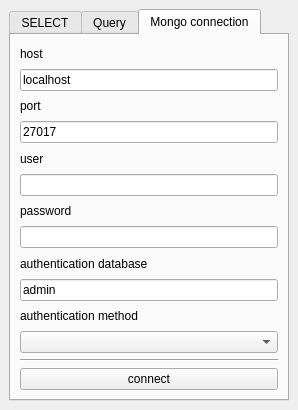
<?xml version="1.0" encoding="UTF-8"?>
<ui version="4.0">
 <class>mongolizer_layerDockWidgetBase</class>
 <widget class="QDockWidget" name="mongolizer_layerDockWidgetBase">
  <property name="geometry">
   <rect>
    <x>0</x>
    <y>0</y>
    <width>298</width>
    <height>410</height>
   </rect>
  </property>
  <property name="windowTitle">
   <string>mongo_memorizer</string>
  </property>
  <widget class="QWidget" name="dockWidgetContents">
   <layout class="QHBoxLayout" name="horizontalLayout">
    <item>
     <widget class="QTabWidget" name="tabWidget">
      <property name="currentIndex">
       <number>2</number>
      </property>
      <widget class="QWidget" name="tab_3">
       <attribute name="title">
        <string>SELECT</string>
       </attribute>
       <layout class="QVBoxLayout" name="verticalLayout">
        <item>
         <widget class="QLabel" name="label">
          <property name="maximumSize">
           <size>
            <width>304</width>
            <height>16777215</height>
           </size>
          </property>
          <property name="text">
           <string>database</string>
          </property>
         </widget>
        </item>
        <item>
         <widget class="QComboBox" name="input_database_name">
          <property name="maximumSize">
           <size>
            <width>304</width>
            <height>16777215</height>
           </size>
          </property>
         </widget>
        </item>
        <item>
         <widget class="QLabel" name="label_2">
          <property name="maximumSize">
           <size>
            <width>304</width>
            <height>16777215</height>
           </size>
          </property>
          <property name="text">
           <string>collection</string>
          </property>
         </widget>
        </item>
        <item>
         <widget class="QComboBox" name="input_select_collection">
          <property name="maximumSize">
           <size>
            <width>304</width>
            <height>16777215</height>
           </size>
          </property>
         </widget>
        </item>
        <item>
         <widget class="QLabel" name="label_3">
          <property name="text">
           <string>geometry &quot;column&quot;</string>
          </property>
         </widget>
        </item>
        <item>
         <widget class="QLineEdit" name="input_geom_coll">
          <property name="text">
           <string>geometry</string>
          </property>
         </widget>
        </item>
        <item>
         <widget class="QLabel" name="label_7">
          <property name="text">
           <string>SRID</string>
          </property>
         </widget>
        </item>
        <item>
         <widget class="QLineEdit" name="input_srid">
          <property name="text">
           <string>4326</string>
          </property>
         </widget>
        </item>
        <item>
         <widget class="QCheckBox" name="input_canvas_filter">
          <property name="enabled">
           <bool>false</bool>
          </property>
          <property name="text">
           <string>filter by map window</string>
          </property>
         </widget>
        </item>
        <item>
         <widget class="QLabel" name="label_8">
          <property name="text">
           <string>limit</string>
          </property>
         </widget>
        </item>
        <item>
         <widget class="QLineEdit" name="input_limit"/>
        </item>
        <item>
         <widget class="Line" name="line">
          <property name="orientation">
           <enum>Qt::Horizontal</enum>
          </property>
         </widget>
        </item>
        <item>
         <widget class="QPushButton" name="load_layer">
          <property name="enabled">
           <bool>false</bool>
          </property>
          <property name="maximumSize">
           <size>
            <width>304</width>
            <height>16777215</height>
           </size>
          </property>
          <property name="text">
           <string>run</string>
          </property>
         </widget>
        </item>
        <item>
         <widget class="QProgressBar" name="progressBar">
          <property name="maximumSize">
           <size>
            <width>304</width>
            <height>16777215</height>
           </size>
          </property>
          <property name="value">
           <number>24</number>
          </property>
         </widget>
        </item>
       </layout>
      </widget>
      <widget class="QWidget" name="tab_4">
       <attribute name="title">
        <string>Query</string>
       </attribute>
       <layout class="QVBoxLayout" name="verticalLayout_3">
        <item>
         <widget class="QPlainTextEdit" name="input_query">
          <property name="plainText">
           <string>{}</string>
          </property>
         </widget>
        </item>
        <item>
         <widget class="QPushButton" name="input_try_query">
          <property name="text">
           <string>Try</string>
          </property>
         </widget>
        </item>
       </layout>
      </widget>
      <widget class="QWidget" name="tab_5">
       <attribute name="title">
        <string>Mongo connection</string>
       </attribute>
       <layout class="QVBoxLayout" name="verticalLayout_2">
        <item>
         <widget class="QLabel" name="label_4">
          <property name="text">
           <string>host</string>
          </property>
         </widget>
        </item>
        <item>
         <widget class="QLineEdit" name="input_host">
          <property name="text">
           <string>localhost</string>
          </property>
         </widget>
        </item>
        <item>
         <widget class="QLabel" name="label_5">
          <property name="text">
           <string>port</string>
          </property>
         </widget>
        </item>
        <item>
         <widget class="QLineEdit" name="input_port">
          <property name="text">
           <string>27017</string>
          </property>
         </widget>
        </item>
        <item>
         <widget class="QLabel" name="label_6">
          <property name="text">
           <string>user</string>
          </property>
         </widget>
        </item>
        <item>
         <widget class="QLineEdit" name="input_user"/>
        </item>
        <item>
         <widget class="QLabel" name="label_9">
          <property name="text">
           <string>password</string>
          </property>
         </widget>
        </item>
        <item>
         <widget class="QLineEdit" name="input_password"/>
        </item>
        <item>
         <widget class="QLabel" name="label_10">
          <property name="text">
           <string>authentication database</string>
          </property>
         </widget>
        </item>
        <item>
         <widget class="QLineEdit" name="input_auth_db">
          <property name="text">
           <string>admin</string>
          </property>
         </widget>
        </item>
        <item>
         <widget class="QLabel" name="label_11">
          <property name="text">
           <string>authentication method</string>
          </property>
         </widget>
        </item>
        <item>
         <widget class="QComboBox" name="input_auth_method"/>
        </item>
        <item>
         <widget class="Line" name="line_2">
          <property name="orientation">
           <enum>Qt::Horizontal</enum>
          </property>
         </widget>
        </item>
        <item>
         <widget class="QPushButton" name="input_connect">
          <property name="text">
           <string>connect</string>
          </property>
         </widget>
        </item>
       </layout>
      </widget>
     </widget>
    </item>
   </layout>
  </widget>
 </widget>
 <resources/>
 <connections/>
</ui>
